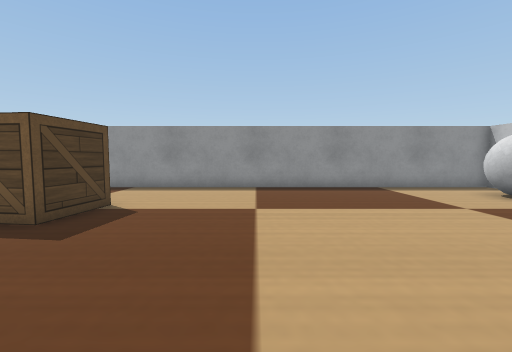
View 1 (above)

18 first-person views from a walk through a Webots world. The camera is 0.06 m above the floor, tilts 4° down and sees 90° across. The floor is counted in squares, 0.05 m on a side. Each view is taken from the middle of a square. On the plan, view 1 faces up. The plan holds only what a view shows up to about 12 squares ahead; the rest is blank. Robots are left out. Simple shapes and patterns stand in for the simulator's stock objects.

View 2
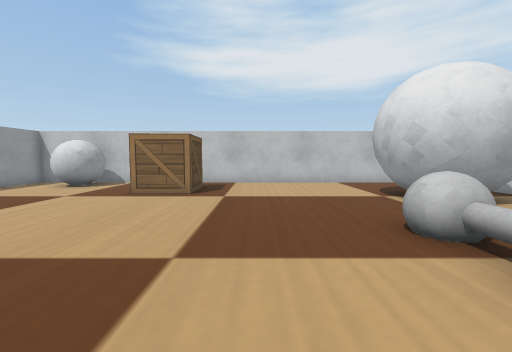

View 3
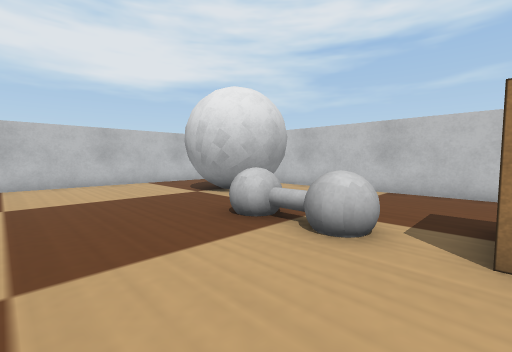

View 4
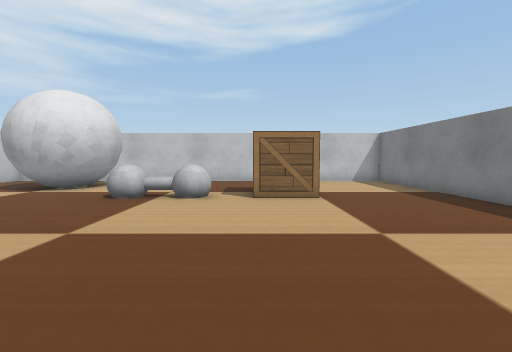

View 5
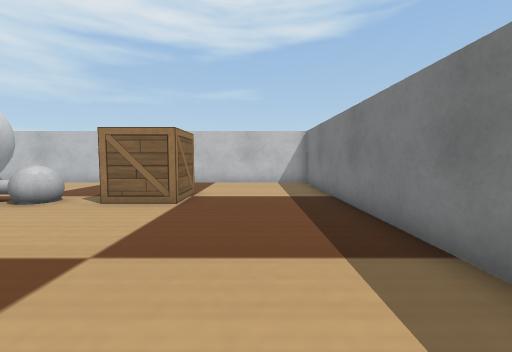

View 6
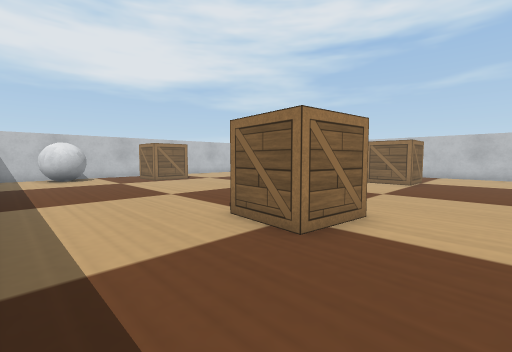

View 7
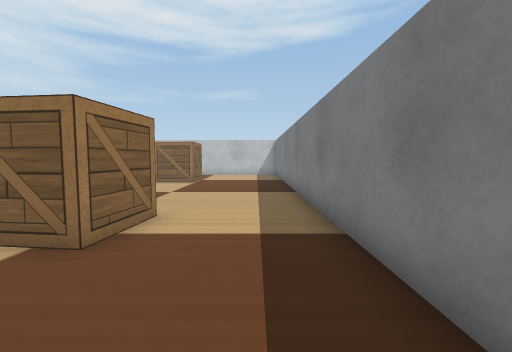

View 8
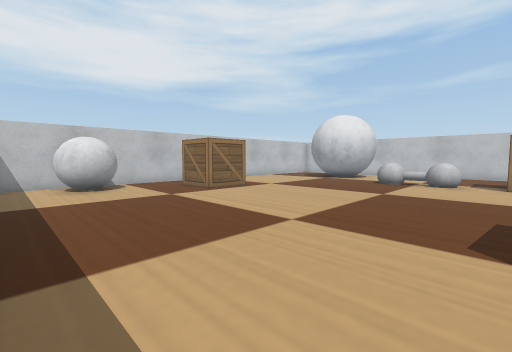

View 9
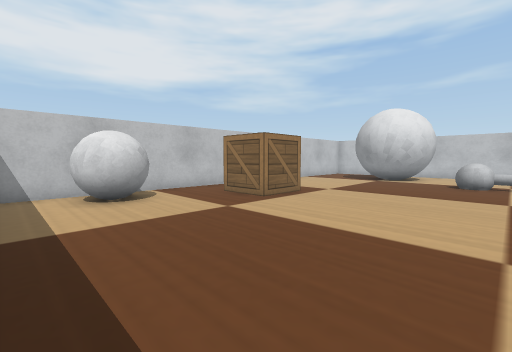

View 10
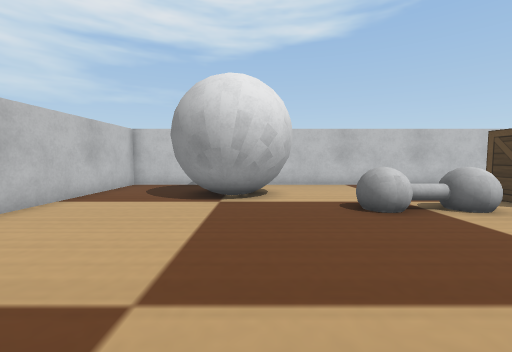

View 11
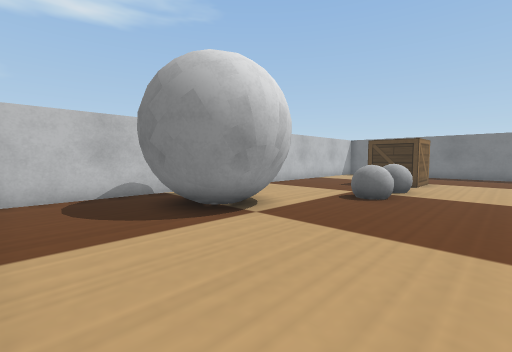

View 12
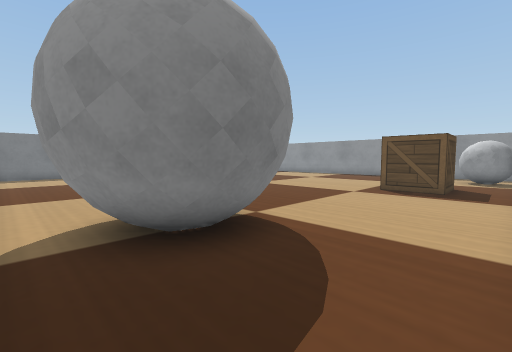

View 13
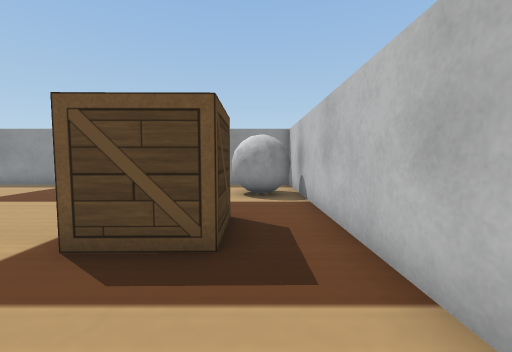

View 14
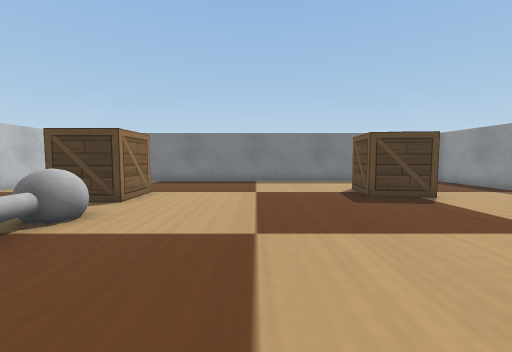

View 15
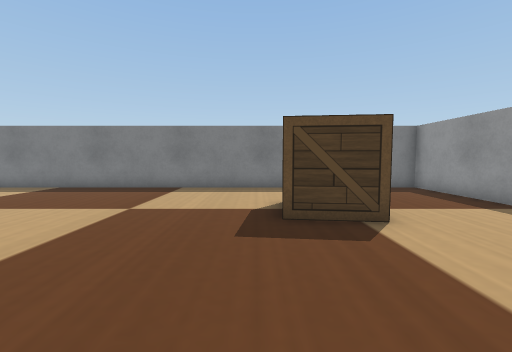

View 16
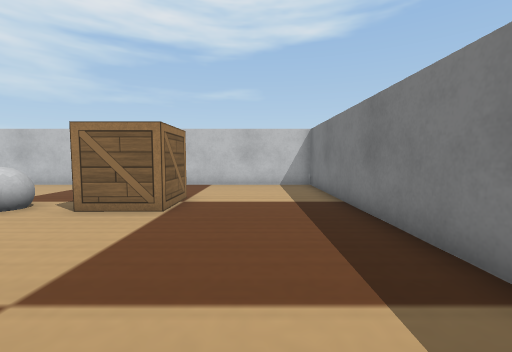

View 17
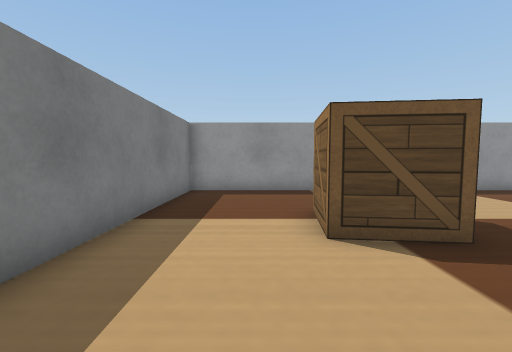

View 18
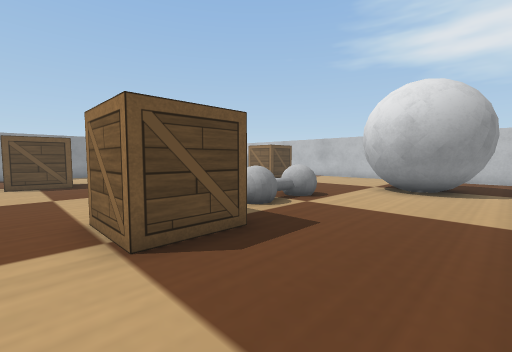

### Floor plan
Key: @ floor where view 1 was taken; # wall or solid block; . floor; B white ball; W wooden box; O other object.
Columns run from 10 left of view 1 to 10 right of it. Each row starts with its distance up from view 1.
 11 #####################
 10 #...................#
  9 #.................B.#
  8 #................BBB#
  7 #....W............BB#
  6 #...W W.............#
  5 #...WWW.............#
  4 #...............WW..#
  3 #...............WW..#
  2 #...............WW..#
  1 #...................#
  0 #.........@.........#
 -1 #...................#
 -2 #...................#
 -3 #....WWW.OOO........#
 -4 #....W W......BBB...#
 -5 #....WWW.....BBBBB..#
 -6 #............BBBBB..#
 -7 #............BBBB...#
 -8 #..............B....#
 -9 #####################

Positions as (right, up) in squares from view 1, and headings:
1: (0, 0), facing up
2: (-3, 0), facing right
3: (-3, 1), facing down-right
4: (-3, 5), facing down
5: (-7, 4), facing down
6: (-8, 10), facing down-right
7: (-8, 10), facing down
8: (-3, 10), facing down-right
9: (0, 10), facing down-right
10: (4, 3), facing down
11: (9, 0), facing down-left
12: (9, -8), facing up-left
13: (8, -1), facing up
14: (4, 1), facing left
15: (1, 4), facing left
16: (-7, 3), facing down
17: (-7, 1), facing up
18: (-6, -8), facing up-right
